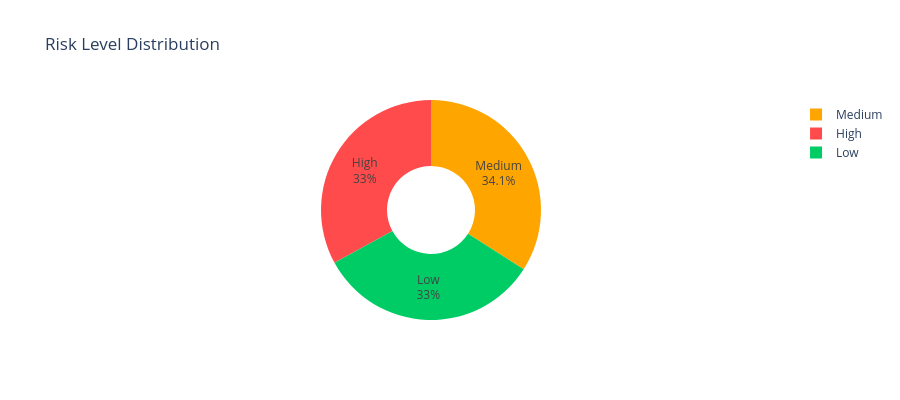

The notebook cell this image was saved under:
### Markdown cell above
## 2. Risk Distribution Pie Chart

### Code cell
# Use MCDA risk_level (percentile-based: bottom third = High, top third = Low)
# rather than the binary ML label, because MCDA gives three balanced tiers
# across all 640 projects.
#
# We pass only a single-column DataFrame rather than renaming mcda_risk_level on
# the full df — the full df already has a 'risk_level' column (the ML label from
# the CSV), so renaming would produce two identically-named columns and crash pandas.
pie_df = df[['mcda_risk_level']].rename(columns={'mcda_risk_level': 'risk_level'})
fig = RiskCharts.risk_distribution_pie(pie_df)
fig.show()

out = REPORTS_DIR / 'risk_distribution.html'
fig.write_html(str(out))
print(f'Saved → {out}')

### Figure 1 — Plotly figure (JSON) as saved in the notebook; plotly's stock layout.template omitted (floating-point values rounded to 4 significant figures)
{"data": [{"hole": 0.4, "labels": ["Medium", "High", "Low"], "marker": {"colors": ["#FFA500", "#FF4B4B", "#00CC66"]}, "textinfo": "label+percent", "type": "pie", "values": [218, 211, 211]}], "layout": {"height": 400, "showlegend": true, "title": {"text": "Risk Level Distribution"}}}
